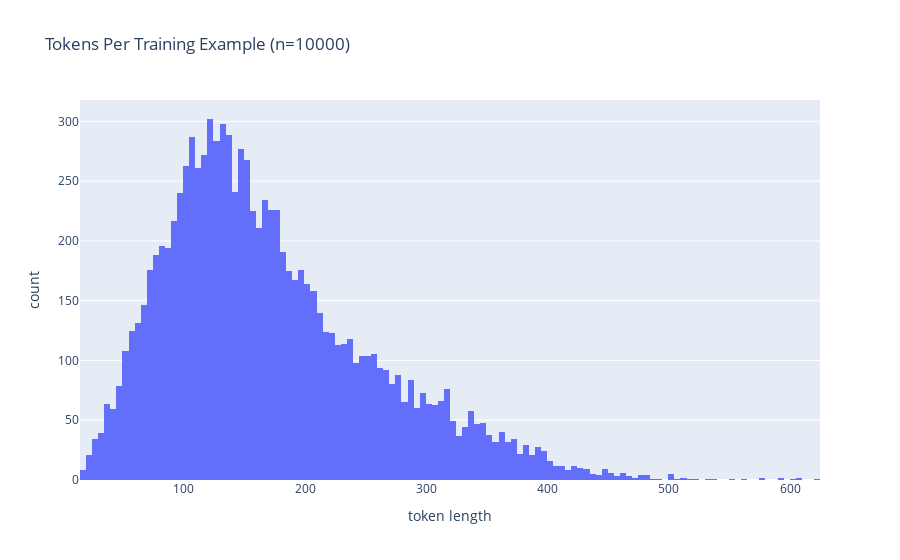

Notebook cell for this chart:
### Code cell
import plotly.express as px

fig = px.histogram(x=context_lengths, title=f"Tokens Per Training Example (n={n})", labels={"x": "token length"})
fig.show()

### Figure 1 — Plotly figure (JSON) as saved in the notebook; plotly's stock layout.template omitted (floating-point values rounded to 4 significant figures; data arrays with more than 128 entries replaced by an {"elided": "..."} marker saying what was removed)
{"data": [{"alignmentgroup": "True", "bingroup": "x", "hovertemplate": "token length=%{x}<br>count=%{y}<extra></extra>", "legendgroup": "", "marker": {"color": "#636efa", "pattern": {"shape": ""}}, "name": "", "offsetgroup": "", "orientation": "v", "showlegend": false, "type": "histogram", "x": {"elided": "10000 int values"}, "xaxis": "x", "yaxis": "y"}], "layout": {"barmode": "relative", "legend": {"tracegroupgap": 0}, "title": {"text": "Tokens Per Training Example (n=10000)"}, "xaxis": {"anchor": "y", "domain": [0, 1], "title": {"text": "token length"}}, "yaxis": {"anchor": "x", "domain": [0, 1], "title": {"text": "count"}}}}
